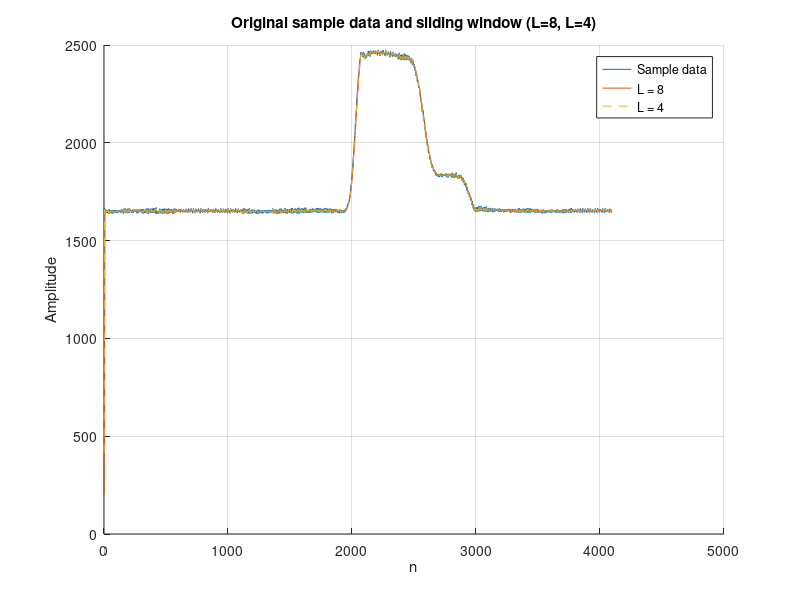

The MATLAB script that drew this image:
clear; clc; close all;

set(0, "defaultfigurevisible", "off");    % no windows
graphics_toolkit("qt");                   % go headless

% Variables
WINDOW_LENGTH = 8;
WINDOW_LENGTH_4 = 4;
BIT_WIDTH = 32;
OUTFILE = 'tb_large_output_matlab.txt';

% Import data
load("input.mat", 'sample_data');

% ----------- Save as .mem file ------------ %

% two's complement bit pattern
i32_sample_data = int32(int16(sample_data(:))); 
u32_sample_data = typecast(i32_sample_data, 'uint32');

fid = fopen('input_data.mem','w');

for k = 1:numel(u32_sample_data)
    % 8 hex digits per line
    fprintf(fid, '%08X\n', u32_sample_data(k));
end

fclose(fid);

% ------------------------------------------ %

% Performs sliding window (moving avg) recursively
function y = sliding_window(x, L)

x = x(:);
N = numel(x);
y = zeros(N, 1);
y(1) = x(1) / L;

for n = 2 : N
    x_n_L = 0;
    if n - L >= 1, x_n_L = x(n - L); end
    y(n) = y(n - 1) + (x(n) - x_n_L) / L;
end

end

x = double(sample_data(:));
N = numel(x);

y = sliding_window(x, WINDOW_LENGTH);
y_wl_4 = sliding_window(x, WINDOW_LENGTH_4);

x_integer = floor(x);
y_integer = floor(y); % FLOOR NOT ROUND

figure('Name','Sliding Window (moving avg)');
hold on;

plot(x, 'DisplayName', 'Sample data'); 
plot(y, 'LineStyle', '-', 'DisplayName', 'L = 8');
plot(y_wl_4, 'LineStyle','--','DisplayName', 'L = 4');

grid on; 
legend('Location', 'best');
xlabel('n'); 
ylabel('Amplitude');
title('Original sample data and sliding window (L=8, L=4)');
print("-dpng", "-r200", "plot.png");


% ----------- Save as output file ------------ %
% this is to save as an output file to compare with the verilog output file

fid = fopen(OUTFILE,'w');

in_i32  = int32(int16(sample_data(:)));
out_i32 = int32(y_integer);

for n = 1:N
    in_u32  = typecast(in_i32(n),  'uint32');
    out_u32 = typecast(out_i32(n), 'uint32');
    fprintf(fid, 'Input: %s | Output: %s\n', ...
        dec2bin(double(in_u32),  BIT_WIDTH), ...
        dec2bin(double(out_u32), BIT_WIDTH));
end

fclose(fid);
